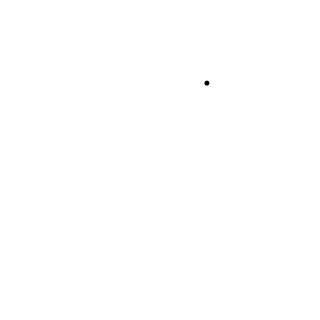
Frame 1 (no input)
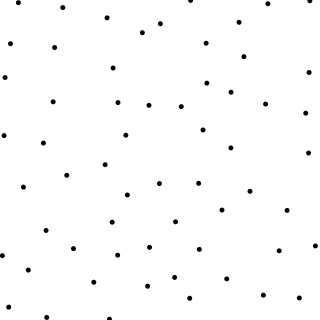
Frame 60 (the mouse pressed at the canvas centre just before this capture)
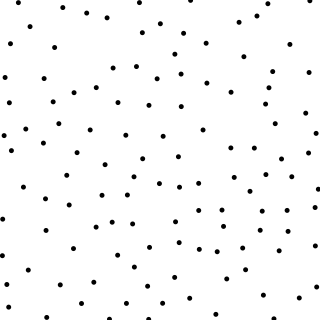
Frame 120 (the mouse held since frame 60 and released just before this capture)

The Processing sketch that drew these frames (run headless with seeded random() and noise(); from frame 60 on, the mouse is pressed at the canvas centre):

// Processing sketch: random_circles_mitchells_best_candidate_algorithm
// ── random_circles_mitchells_best_candidate_algorithm.pde
// Generate dots at random X/Y locations by generating 10 candidate locations, then seeing which of the 10
// is furthest away from it's nearest neighbor (compared to all currently existing locations)
// more info: https://www.khanacademy.org/computer-programming/mitchells-best-candidate-algorithm/5901958850543616

int numberActiveCircles = 10000;
int numberCandidateCircles = 10;
int circleSize = 5;

PVector[] activeCircles = new PVector[numberActiveCircles];
PVector[] candidateCircles = new PVector[numberCandidateCircles];

float circleX = 0;
float circleY = 0;
int counter = 0;

void setup() {
  size(320, 320); 
  background(255);
  fill(0,0,0);
  noStroke();
  frameRate(100);
  delay(2000);
}


void draw()   {
  //print("counter = ");
  //println(counter);
   
  if (counter == 0)  {
    activeCircles[counter] = new PVector(random(0,width),random(0,height));  
    float[] f = activeCircles[counter].array();
    ellipse(f[0],f[1],circleSize,circleSize);
  }
  
  if ((counter != 0) && (counter < numberActiveCircles))  {
    //Generate new random coords arrays
    for (int i = 0; i < numberCandidateCircles; i++)  {
      candidateCircles[i] = new PVector(random(0,width),random(0,height));
    }
    //For each of the new candidate points, test it's distance from each existing point
    float maxDist = 0;
    int maxDistIndex = 9999;
    
    for (int i = 0; i < numberCandidateCircles; i++)  {
      //print("i = ");
      //println(i);
      
      float minDist = 9999;
      int minDistIndex = 9999;
      
      for (int j = 0; j < counter; j++)  {
        //print("j = ");
        //println(j);
        
        PVector v1 = candidateCircles[i];      
        PVector v2 = activeCircles[j];
        
//        //print(v1);
//        //print("    ");
//        //println(v2);
        
        float dist = PVector.dist(v1,v2);
//        println(dist);
        
        if (dist < minDist)  {
          minDist = dist;
          minDistIndex = j;
        }
      }
      
      if (minDist >= maxDist)  {
        maxDist = minDist;
        maxDistIndex = i;  
        //print("maxDist = ");
        //print(maxDist);
        //print("     maxDistIndex = ");
        //println(maxDistIndex);
      }
    }
    
    PVector keeper = candidateCircles[maxDistIndex];
    activeCircles[counter] = keeper;
    float[] f = activeCircles[counter].array();
    ellipse(f[0],f[1],circleSize,circleSize);
  }
  
  if (counter >= numberActiveCircles)  {
    while(true); 
  }
  counter++;
}


/*
void draw()  {  
  if (counter <= numberActiveCircles)  {
    fill(0,0,0);
    noStroke();
    //float circleSize = random(5, 50);
    activeCircles[counter] = new PVector(random(0,width),random(0,height));
    float[] f = activeCircles[counter].array();
    ellipse(f[0],f[1],circleSize,circleSize);
    counter++;
  }
}
*/
